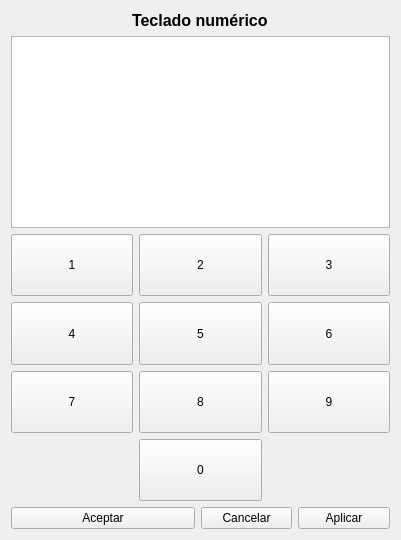
<?xml version="1.0" encoding="UTF-8"?>
<ui version="4.0">
 <class>Form</class>
 <widget class="QWidget" name="Form">
  <property name="geometry">
   <rect>
    <x>0</x>
    <y>0</y>
    <width>401</width>
    <height>540</height>
   </rect>
  </property>
  <property name="windowTitle">
   <string>Teclado numérico</string>
  </property>
  <layout class="QVBoxLayout" name="verticalLayout">
   <item>
    <layout class="QHBoxLayout" name="horizontalLayout_2">
     <item>
      <widget class="QLabel" name="titulo_etiqueta">
       <property name="sizePolicy">
        <sizepolicy hsizetype="Fixed" vsizetype="Preferred">
         <horstretch>0</horstretch>
         <verstretch>0</verstretch>
        </sizepolicy>
       </property>
       <property name="font">
        <font>
         <pointsize>12</pointsize>
         <bold>true</bold>
        </font>
       </property>
       <property name="text">
        <string>Teclado numérico</string>
       </property>
      </widget>
     </item>
    </layout>
   </item>
   <item>
    <widget class="QTextEdit" name="numero_texto">
     <property name="sizePolicy">
      <sizepolicy hsizetype="Expanding" vsizetype="Fixed">
       <horstretch>0</horstretch>
       <verstretch>0</verstretch>
      </sizepolicy>
     </property>
    </widget>
   </item>
   <item>
    <layout class="QGridLayout" name="gridLayout" columnstretch="0,0,0" columnminimumwidth="0,0,0">
     <item row="2" column="0">
      <widget class="QPushButton" name="siete_boton">
       <property name="sizePolicy">
        <sizepolicy hsizetype="Minimum" vsizetype="Expanding">
         <horstretch>0</horstretch>
         <verstretch>0</verstretch>
        </sizepolicy>
       </property>
       <property name="text">
        <string>7</string>
       </property>
      </widget>
     </item>
     <item row="0" column="0">
      <widget class="QPushButton" name="uno_boton">
       <property name="sizePolicy">
        <sizepolicy hsizetype="Minimum" vsizetype="Expanding">
         <horstretch>0</horstretch>
         <verstretch>0</verstretch>
        </sizepolicy>
       </property>
       <property name="text">
        <string>1</string>
       </property>
       <property name="iconSize">
        <size>
         <width>64</width>
         <height>64</height>
        </size>
       </property>
      </widget>
     </item>
     <item row="2" column="2">
      <widget class="QPushButton" name="nueve_boton">
       <property name="sizePolicy">
        <sizepolicy hsizetype="Minimum" vsizetype="Expanding">
         <horstretch>0</horstretch>
         <verstretch>0</verstretch>
        </sizepolicy>
       </property>
       <property name="text">
        <string>9</string>
       </property>
      </widget>
     </item>
     <item row="3" column="1">
      <widget class="QPushButton" name="cero_boton">
       <property name="sizePolicy">
        <sizepolicy hsizetype="Minimum" vsizetype="Expanding">
         <horstretch>0</horstretch>
         <verstretch>0</verstretch>
        </sizepolicy>
       </property>
       <property name="text">
        <string>0</string>
       </property>
      </widget>
     </item>
     <item row="1" column="0">
      <widget class="QPushButton" name="cuatro_boton">
       <property name="sizePolicy">
        <sizepolicy hsizetype="Minimum" vsizetype="Expanding">
         <horstretch>0</horstretch>
         <verstretch>0</verstretch>
        </sizepolicy>
       </property>
       <property name="text">
        <string>4</string>
       </property>
      </widget>
     </item>
     <item row="1" column="2">
      <widget class="QPushButton" name="seis_boton">
       <property name="sizePolicy">
        <sizepolicy hsizetype="Minimum" vsizetype="Expanding">
         <horstretch>0</horstretch>
         <verstretch>0</verstretch>
        </sizepolicy>
       </property>
       <property name="text">
        <string>6</string>
       </property>
      </widget>
     </item>
     <item row="2" column="1">
      <widget class="QPushButton" name="ocho_boton">
       <property name="sizePolicy">
        <sizepolicy hsizetype="Minimum" vsizetype="Expanding">
         <horstretch>0</horstretch>
         <verstretch>0</verstretch>
        </sizepolicy>
       </property>
       <property name="text">
        <string>8</string>
       </property>
      </widget>
     </item>
     <item row="0" column="2">
      <widget class="QPushButton" name="tres_boton">
       <property name="sizePolicy">
        <sizepolicy hsizetype="Minimum" vsizetype="Expanding">
         <horstretch>0</horstretch>
         <verstretch>0</verstretch>
        </sizepolicy>
       </property>
       <property name="text">
        <string>3</string>
       </property>
      </widget>
     </item>
     <item row="1" column="1">
      <widget class="QPushButton" name="cinco_boton">
       <property name="sizePolicy">
        <sizepolicy hsizetype="Minimum" vsizetype="Expanding">
         <horstretch>0</horstretch>
         <verstretch>0</verstretch>
        </sizepolicy>
       </property>
       <property name="text">
        <string>5</string>
       </property>
      </widget>
     </item>
     <item row="0" column="1">
      <widget class="QPushButton" name="dos_boton">
       <property name="sizePolicy">
        <sizepolicy hsizetype="Minimum" vsizetype="Expanding">
         <horstretch>0</horstretch>
         <verstretch>0</verstretch>
        </sizepolicy>
       </property>
       <property name="text">
        <string>2</string>
       </property>
       <property name="iconSize">
        <size>
         <width>64</width>
         <height>64</height>
        </size>
       </property>
      </widget>
     </item>
    </layout>
   </item>
   <item>
    <layout class="QHBoxLayout" name="horizontalLayout">
     <item>
      <widget class="QPushButton" name="aceptar_boton">
       <property name="sizePolicy">
        <sizepolicy hsizetype="Minimum" vsizetype="Fixed">
         <horstretch>2</horstretch>
         <verstretch>0</verstretch>
        </sizepolicy>
       </property>
       <property name="text">
        <string>Aceptar</string>
       </property>
      </widget>
     </item>
     <item>
      <widget class="QPushButton" name="cancelar_boton">
       <property name="sizePolicy">
        <sizepolicy hsizetype="Minimum" vsizetype="Fixed">
         <horstretch>1</horstretch>
         <verstretch>0</verstretch>
        </sizepolicy>
       </property>
       <property name="text">
        <string>Cancelar</string>
       </property>
      </widget>
     </item>
     <item>
      <widget class="QPushButton" name="aplicar_boton">
       <property name="sizePolicy">
        <sizepolicy hsizetype="Minimum" vsizetype="Fixed">
         <horstretch>1</horstretch>
         <verstretch>0</verstretch>
        </sizepolicy>
       </property>
       <property name="text">
        <string>Aplicar</string>
       </property>
      </widget>
     </item>
    </layout>
   </item>
  </layout>
 </widget>
 <resources/>
 <connections/>
</ui>
